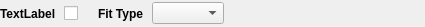
<?xml version="1.0" encoding="UTF-8"?>
<ui version="4.0">
 <class>QtSDistributionTypeWidget</class>
 <widget class="QWidget" name="QtSDistributionTypeWidget">
  <property name="geometry">
   <rect>
    <x>0</x>
    <y>0</y>
    <width>425</width>
    <height>27</height>
   </rect>
  </property>
  <property name="sizePolicy">
   <sizepolicy hsizetype="Preferred" vsizetype="Minimum">
    <horstretch>0</horstretch>
    <verstretch>0</verstretch>
   </sizepolicy>
  </property>
  <property name="windowTitle">
   <string>Form</string>
  </property>
  <layout class="QHBoxLayout" name="horizontalLayout">
   <property name="spacing">
    <number>8</number>
   </property>
   <property name="margin">
    <number>0</number>
   </property>
   <item>
    <widget class="QLabel" name="distributionLabel">
     <property name="styleSheet">
      <string notr="true">QLabel {
font-weight: bold;
font-size: 12px;
}</string>
     </property>
     <property name="text">
      <string>TextLabel</string>
     </property>
    </widget>
   </item>
   <item>
    <widget class="QCheckBox" name="distributionCheckBox">
     <property name="text">
      <string/>
     </property>
    </widget>
   </item>
   <item>
    <spacer name="horizontalSpacer_2">
     <property name="orientation">
      <enum>Qt::Horizontal</enum>
     </property>
     <property name="sizeType">
      <enum>QSizePolicy::Fixed</enum>
     </property>
     <property name="sizeHint" stdset="0">
      <size>
       <width>12</width>
       <height>20</height>
      </size>
     </property>
    </spacer>
   </item>
   <item>
    <widget class="QLabel" name="label">
     <property name="styleSheet">
      <string notr="true">QLabel {
font-weight: bold;
font-size: 12px;
}</string>
     </property>
     <property name="text">
      <string>Fit Type</string>
     </property>
    </widget>
   </item>
   <item>
    <widget class="QComboBox" name="distributionTypeCombo"/>
   </item>
   <item>
    <spacer name="horizontalSpacer">
     <property name="orientation">
      <enum>Qt::Horizontal</enum>
     </property>
     <property name="sizeHint" stdset="0">
      <size>
       <width>40</width>
       <height>20</height>
      </size>
     </property>
    </spacer>
   </item>
  </layout>
 </widget>
 <resources/>
 <connections>
  <connection>
   <sender>distributionCheckBox</sender>
   <signal>toggled(bool)</signal>
   <receiver>distributionTypeCombo</receiver>
   <slot>setEnabled(bool)</slot>
   <hints>
    <hint type="sourcelabel">
     <x>87</x>
     <y>20</y>
    </hint>
    <hint type="destinationlabel">
     <x>195</x>
     <y>25</y>
    </hint>
   </hints>
  </connection>
 </connections>
</ui>
